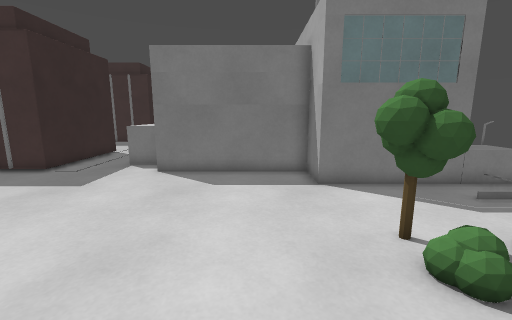
view 1 (above)

24 first-person views from a walk through a Godot game level. The camera is 1.2 m above the floor, tilts 10° down and sees 90° across. The floor is counted in squares, 0.5 m on a side. Each view is taken from the middle of a square. On the plan, view 1 faces up. The plan holds only what a view shows up to about 17 squares ahead; the rest is blank. The place goes on beyond the plan.

view 2
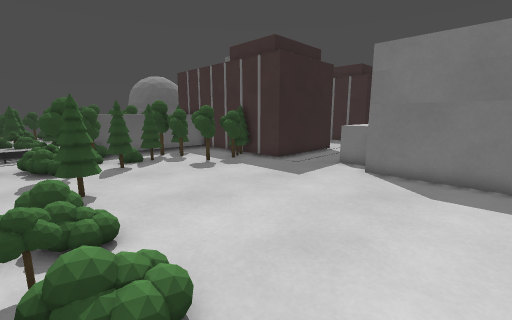

view 3
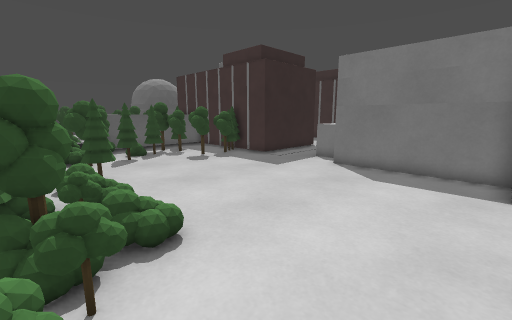

view 4
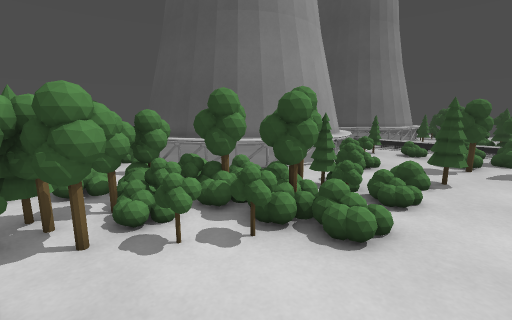

view 5
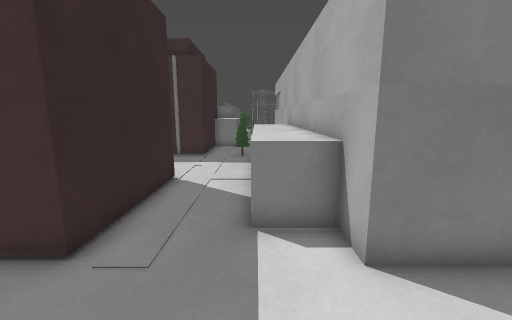

view 6
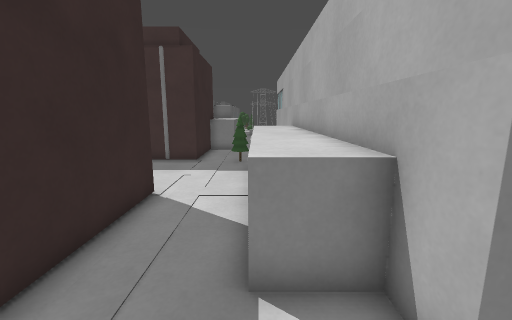

view 7
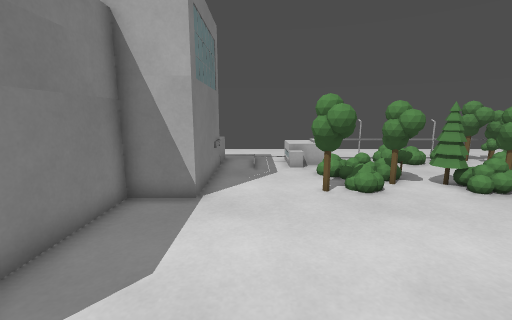

view 8
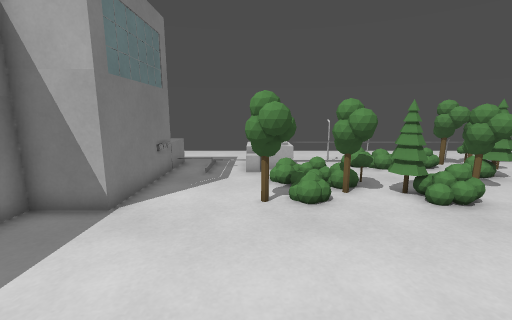

view 9
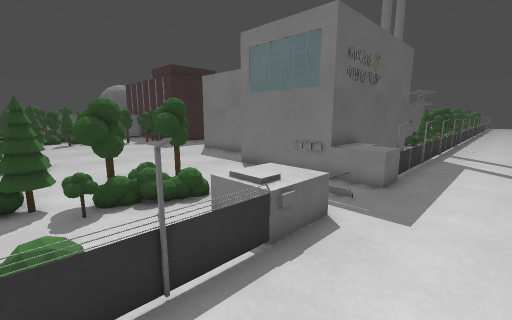

view 10
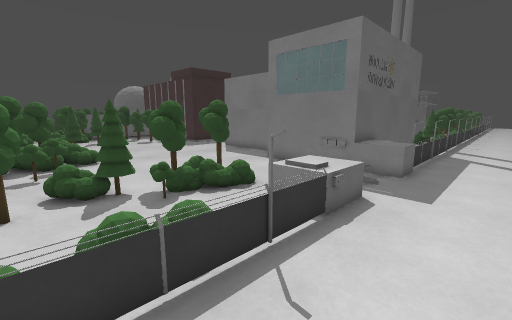

view 11
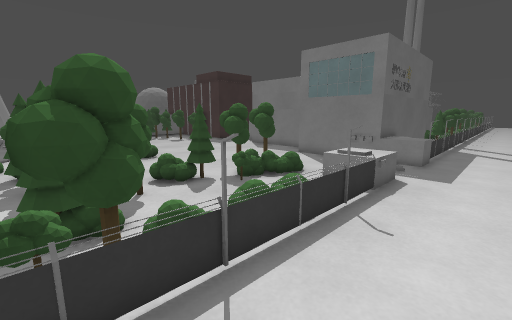

view 12
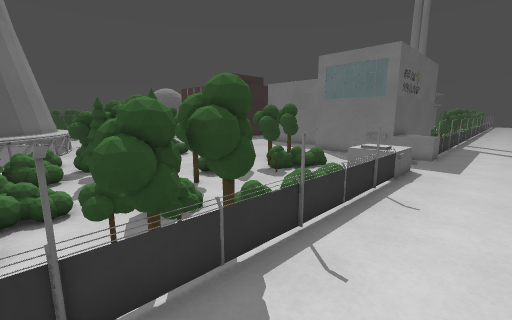

view 13
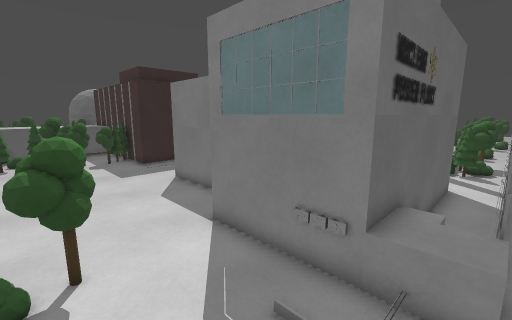

view 14
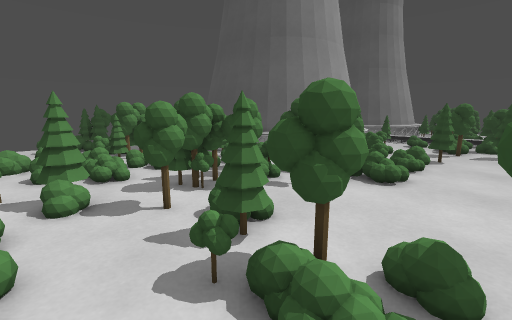

view 15
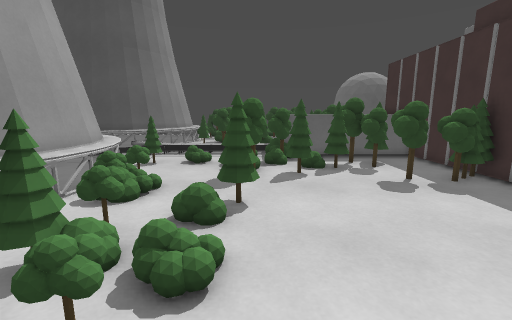

view 16
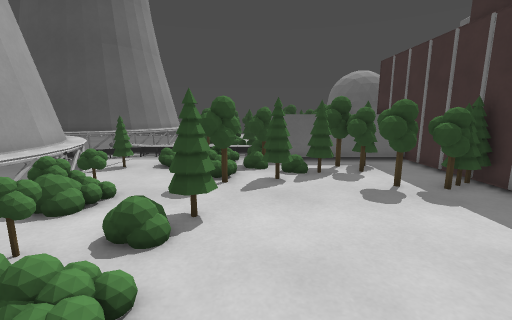

view 17
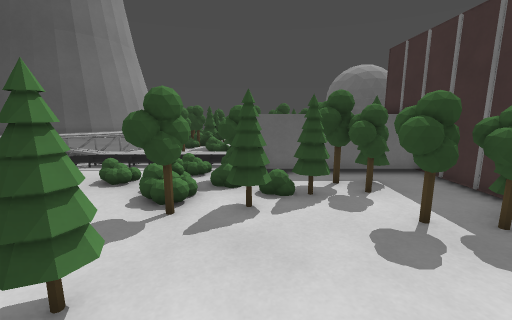

view 18
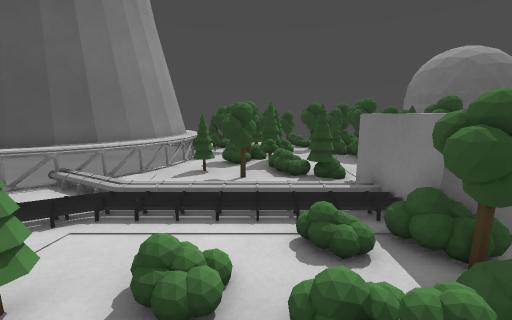

view 19
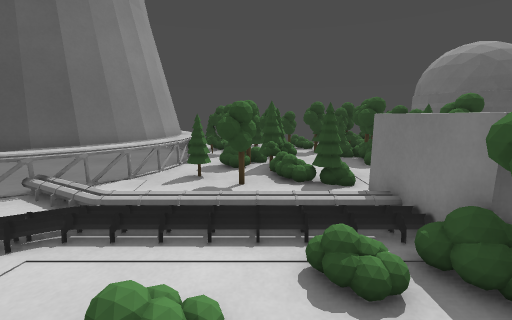

view 20
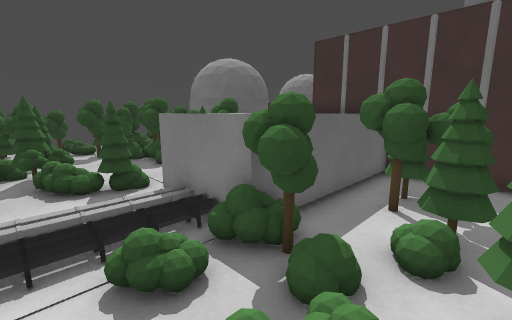

view 21
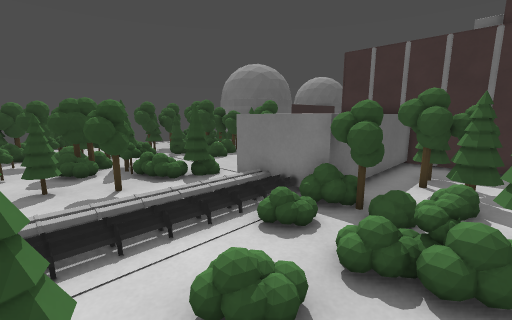

view 22
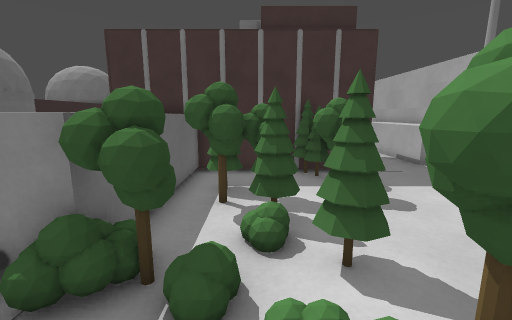

view 23
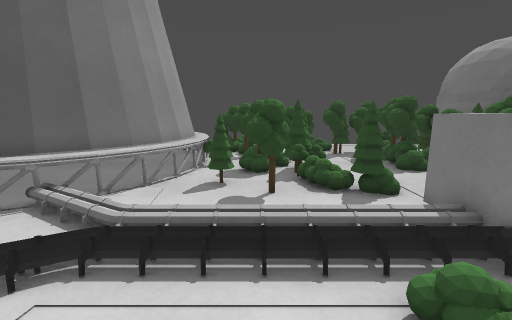

view 24
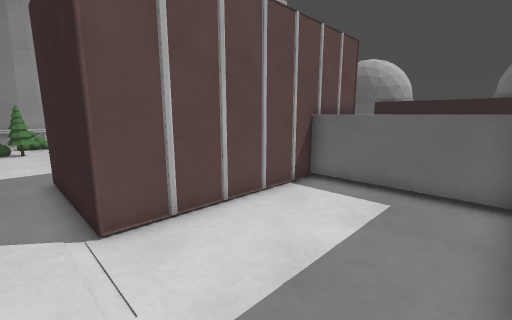

### Floor plan
Key: @ floor where view 1 was taken; # wall or solid block; x gap in a wall; . main floor; : floor 0.25 m higher than the main floor; + floor 0.5 m higher than the main floor; / step, stairs or slope; = window, fence, low wall or low ledge; ^ raised ledge; T thing the floor can be seen under or through; O other object.
Columns run from 29 left of view 1 to 12 right of it. Each row starts with its distance up from view 1.
 23                    ##..  #          #==
 22   #         ^    ####.#x #          ##= ..
 21  ^^         ^..........^^#          ..=...
 20   ^         ^..........^^#          ..=...
 19   ^         ^..........^^#          ..=...
 18   ^         ^..........^^#          #.#...
 17   ^      ^^ ^########..^^#          #.=...
 16   #        ^^##    ##..^^#          #.=...
 15   #                 #..^^#          #.=...
 14    #                #..^^#          #.#...
 13    #                #..^^#          # =...
 12    #                #..^^#          # =...
 11          ^^^^########....#######    #.=...
 10             ^....TT............#    #O#...
  9             ^.=..TT............######==...
  8    #  #     ^=TTTTT.......................
  7    #. #     ^TTTTTT.......................
  6   ##O.#     ^TTTT.........................
  5 ####....    ^..T=..............TT.../+/...
  4 #........^^^^TT.TT.............TTTO//+/...
  3 #..........:#TT.==..............TTO...=...
  2 =..   ::. .:....##..#=..........TT....=...
  1 ######+.. .:...O=#..#=.://O......xO...#...
  0 #####=.## .:.........//.=#===@..:#...O=...
 -1 #::##.### .:..O......==#####==..+....O=...
 -2 #..##.#.. .:.....==###=## ##.######...=...
 -3 =. =..=.. .:..#=..=== .    #=##  ##..TT...
 -4 =####==...:...===####==    ###    =# TT...
 -5    ####==:...==########=             TT...
 -6       ##=:.  =##                      T...
 -7        ##=  =##                       #...

Positions as (right, up) in squares from view 1, and headings:
1: (0, 0), facing up
2: (0, 0), facing up-left
3: (2, -1), facing up-left
4: (2, 3), facing down-left
5: (-6, 7), facing up
6: (-6, 9), facing up
7: (-5, 7), facing right
8: (-4, 5), facing right
9: (12, 0), facing up-left
10: (12, -2), facing up-left
11: (12, -5), facing up-left
12: (12, -7), facing up-left
13: (9, 4), facing up-left
14: (7, 4), facing down-left
15: (-2, 2), facing left
16: (-3, 3), facing left
17: (-6, 4), facing left
18: (-12, 0), facing left
19: (-13, 0), facing left
20: (-13, 0), facing up-left
21: (-13, -3), facing up-left
22: (-14, 0), facing up
23: (-14, -1), facing left
24: (-8, 22), facing down-left
